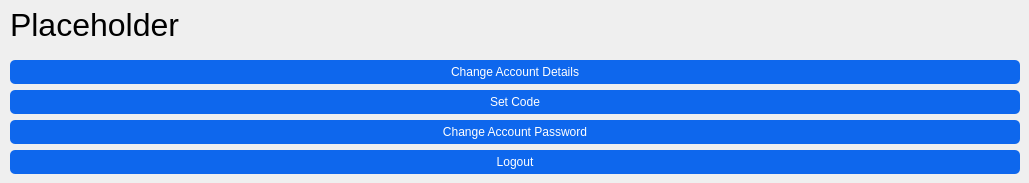
   <widget class="QWidget" name="tab_5">
    <attribute name="title">
     <string>Account</string>
    </attribute>
    <widget class="QLabel" name="UsernameLabel">
     <property name="geometry">
      <rect>
       <x>10</x>
       <y>0</y>
       <width>1010</width>
       <height>51</height>
      </rect>
     </property>
     <property name="text">
      <string>&lt;html&gt;&lt;head/&gt;&lt;body&gt;&lt;p&gt;&lt;span style=&quot; font-size:24pt;&quot;&gt;Placeholder&lt;/span&gt;&lt;/p&gt;&lt;/body&gt;&lt;/html&gt;</string>
     </property>
    </widget>
    <widget class="QPushButton" name="ChgNameBtn">
     <property name="geometry">
      <rect>
       <x>10</x>
       <y>60</y>
       <width>1010</width>
       <height>24</height>
      </rect>
     </property>
     <property name="styleSheet">
      <string notr="true">QPushButton{
    color: white;
    background-color: #0e67ed;
    border-radius: 5px;
    padding: 4px;
}</string>
     </property>
     <property name="text">
      <string>Change Account Details</string>
     </property>
    </widget>
    <widget class="QPushButton" name="ChgPasswdBtn">
     <property name="geometry">
      <rect>
       <x>10</x>
       <y>120</y>
       <width>1010</width>
       <height>24</height>
      </rect>
     </property>
     <property name="styleSheet">
      <string notr="true">QPushButton{
    color: white;
    background-color: #0e67ed;
    border-radius: 5px;
    padding: 4px;
}</string>
     </property>
     <property name="text">
      <string>Change Account Password</string>
     </property>
    </widget>
    <widget class="QPushButton" name="EndSessionBtn">
     <property name="geometry">
      <rect>
       <x>10</x>
       <y>150</y>
       <width>1010</width>
       <height>24</height>
      </rect>
     </property>
     <property name="styleSheet">
      <string notr="true">QPushButton{
    color: white;
    background-color: #0e67ed;
    border-radius: 5px;
    padding: 4px;
}</string>
     </property>
     <property name="text">
      <string>Logout</string>
     </property>
    </widget>
    <widget class="QPushButton" name="ChangeCodeBtn">
     <property name="geometry">
      <rect>
       <x>10</x>
       <y>90</y>
       <width>1010</width>
       <height>24</height>
      </rect>
     </property>
     <property name="styleSheet">
      <string notr="true">QPushButton{
    color: white;
    background-color: #0e67ed;
    border-radius: 5px;
    padding: 4px;
}</string>
     </property>
     <property name="text">
      <string>Set Code</string>
     </property>
    </widget>
   </widget>
